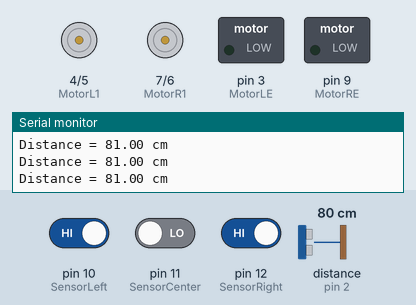
Bench run of a sketch on a simulated Arduino Uno, built with avr-gcc and run on an emulated ATmega328P. Parts: motor-driver pin pairs drawn as motors (green arrow = first pin HIGH = forward, orange = second pin HIGH = backward, longer = more drive), switched loads named in the sketch (green lamp = pin HIGH), the last lines printed to the serial monitor. The inputs (shaded band) are chosen by the test bench; at power-on: distance to the obstacle (sensor on pin 2) 80 cm, pin 10 (SensorLeft) HIGH, pin 11 (SensorCenter) LOW, pin 12 (SensorRight) HIGH. The echo pulse lasts 58.3 µs per cm.

Above: at 1.2 s.
1.3 s: distance to the obstacle (sensor on pin 2) set to 33 cm
2.8 s: distance to the obstacle (sensor on pin 2) set to 29 cm
At 4.4 s:
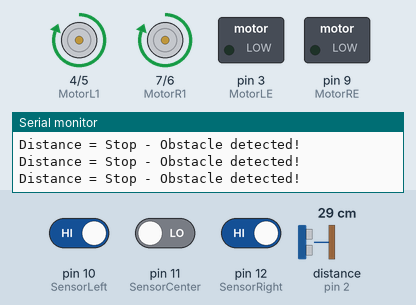
Timing chart, 0 to 5.9 s (numbered marks = the images above; inputs shaded):
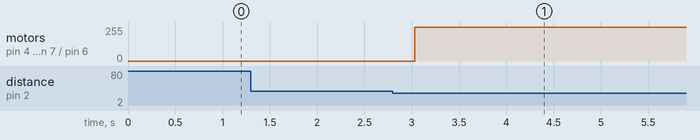

The sketch:

BachelorSeniorProject.ino
```cpp
#include <NewPing.h>

// IR Sensor Pins
#define SensorLeft 10
#define SensorCenter 11
#define SensorRight 12

// Right Motor Pins
#define MotorR1 7
#define MotorR2 6
#define MotorRE 9

// Left Motor Pins
#define MotorL1 4
#define MotorL2 5
#define MotorLE 3

// Ultrasonic Sensor Pins
#define TRIGGER_PIN 8
#define ECHO_PIN 2

#define MAX_DISTANCE 400 // Maximum distance for ultrasonic sensor

NewPing sonar(TRIGGER_PIN, ECHO_PIN, MAX_DISTANCE);
float duration, distance;

void setup() {
    Serial.begin(9600); // Fixed baud rate (was %600)

    // Set sensor pins as INPUT
    pinMode(SensorLeft, INPUT);
    pinMode(SensorCenter, INPUT);
    pinMode(SensorRight, INPUT);

    // Set motor pins as OUTPUT
    pinMode(MotorR1, OUTPUT);
    pinMode(MotorR2, OUTPUT);
    pinMode(MotorRE, OUTPUT);
    pinMode(MotorL1, OUTPUT);
    pinMode(MotorL2, OUTPUT);
    pinMode(MotorLE, OUTPUT);
}

void forward() {
    // Right motor forward
    digitalWrite(MotorR1, HIGH);
    digitalWrite(MotorR2, LOW);
    analogWrite(MotorRE, 250); // Right motor speed 250

    // Left motor forward
    digitalWrite(MotorL1, HIGH);
    digitalWrite(MotorL2, LOW);
    analogWrite(MotorLE, 250); // Left motor speed 250
}

void right() {
    // Right motor stopped
    digitalWrite(MotorR1, HIGH);
    digitalWrite(MotorR2, LOW);
    analogWrite(MotorRE, 0);

    // Left motor forward
    digitalWrite(MotorL1, HIGH);
    digitalWrite(MotorL2, LOW);
    analogWrite(MotorLE, 150); // Left motor speed 150
}

void left() {
    // Right motor forward
    digitalWrite(MotorR1, HIGH);
    digitalWrite(MotorR2, LOW);
    analogWrite(MotorRE, 150); // Right motor speed 150

    // Left motor stopped
    digitalWrite(MotorL1, HIGH);
    digitalWrite(MotorL2, LOW);
    analogWrite(MotorLE, 0);
}

void stop() {
    // Stop both motors
    digitalWrite(MotorR1, HIGH);
    digitalWrite(MotorR2, LOW);
    digitalWrite(MotorRE, LOW);

    digitalWrite(MotorL1, HIGH);
    digitalWrite(MotorL2, LOW);
    digitalWrite(MotorLE, LOW);
}

void loop() {
    distance = sonar.ping_cm(); // Get distance in cm

    Serial.print("Distance = ");

    if (distance > 30) { // If distance more than 30 cm proceed
        Serial.print(distance);
        Serial.println(" cm");

        // Line following logic
        if (digitalRead(SensorLeft) == 0 && digitalRead(SensorCenter) == 1 && digitalRead(SensorRight) == 0) {
            // Center sensor sees line - go forward
            forward();
        }
        else if (digitalRead(SensorLeft) == 0 && digitalRead(SensorCenter) == 0 && digitalRead(SensorRight) == 1) {
            // Right sensor sees line - turn right
            right();
        }
        else if (digitalRead(SensorLeft) == 1 && digitalRead(SensorCenter) == 0 && digitalRead(SensorRight) == 0) {
            // Left sensor sees line - turn left
            left();
        }
        // Optional: Add condition for all sensors seeing white or all seeing black
    }

    if (distance <= 30 && distance >= 2) { // If distance less than or equal to 30 cm, stop
        Serial.println("Stop - Obstacle detected!");
        stop();
    }

    delay(500);
}
```

Measured:
- the behaviour switches between 31 and 30 cm on distance to the obstacle (sensor on pin 2) (found by bisection; images 0 and 1)
- after the input at 2.8 s, motor on pin 4 (MotorL1) / pin 5 (MotorL2), motor on pin 7 (MotorR1) / pin 6 (MotorR2): stopped → forward 255/255 after 0.23 s
